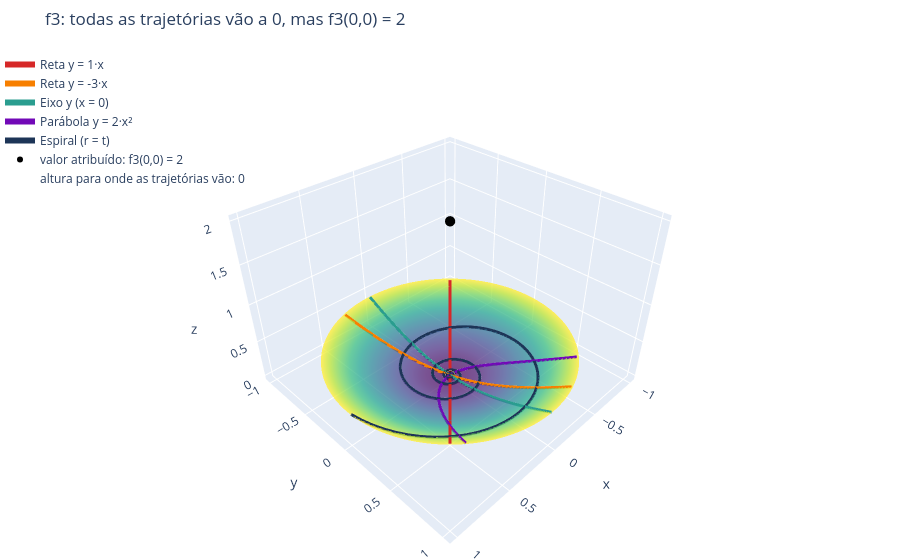

Write notebook code for a chart like this one.
### Markdown cell above
#### Análise na mão ✍️

**Passo 1: $f_3$ só depende da distância.** Com $r^2 = x^2 + y^2$:

$$f_3 = \frac{r^2}{\sqrt{r^2 + 1} + 1}$$

Não aparece $\theta$: a direção não importa, só a distância até a origem.

**Passo 2: retas, parábolas e espiral.** Basta saber o que acontece com $r^2$ em cada trajetória:

| Trajetória | $r^2 = x(t)^2 + y(t)^2$ | quando $t \to 0$ |
|:---:|:---:|:---:|
| reta $y = mx$ | $(1 + m^2)\,t^2$ | $\to 0$ |
| eixo $y$ | $t^2$ | $\to 0$ |
| parábola $y = kx^2$ | $t^2 + k^2t^4$ | $\to 0$ |
| parábola $x = ky^2$ | $k^2t^4 + t^2$ | $\to 0$ |
| espiral | $t^2$ | $\to 0$ |

Em todos os casos o numerador vai a 0 e o denominador vai a $\sqrt{0 + 1} + 1 = 2$, então

$$f_3(\gamma(t)) \to \frac{0}{2} = 0$$

**Passo 3: uma forma mais simples (racionalização).** Multiplicando numerador e denominador por $\sqrt{r^2 + 1} - 1$:

$$f_3 = \frac{r^2\,\big(\sqrt{r^2+1} - 1\big)}{\big(\sqrt{r^2+1}+1\big)\big(\sqrt{r^2+1}-1\big)} = \frac{r^2\,\big(\sqrt{r^2+1} - 1\big)}{(r^2 + 1) - 1} = \sqrt{r^2 + 1} - 1, \qquad r \ne 0$$

Nessa forma é ainda mais direto: quando $r \to 0$, $f_3 \to \sqrt{1} - 1 = 0$.

**Passo 4: o que esperar.** Todas as trajetórias levam à altura **0**. Mas o valor atribuído é $f_3(0,0) = 2 \ne 0$. O item 1 já mostra esse **descompasso**; a conclusão sobre continuidade fica para o item 4.

**Superfície esperada.** $z = \sqrt{r^2 + 1} - 1$ é uma **tigela** que cresce suavemente a partir de $(0,0,0)$ (para $r$ pequeno, $z \approx r^2/2$, quase um paraboloide). Ela é a folha de cima do hiperboloide $(z+1)^2 - r^2 = 1$, deslocada 1 unidade para baixo. No fundo da tigela, $(0,0,0)$, há um **"buraco"**: a função na origem vale 2, um ponto isolado **flutuando acima** da superfície.

### Code cell
# 💻 f3: superfície e trajetórias fixas (arraste para girar)
CASOS_F3 = [
    ('Reta y = m·x',      1.0,  '#d62828'),
    ('Reta y = m·x',     -3.0,  '#f77f00'),
    ('Eixo y (x = 0)',    0,    '#2a9d8f'),
    ('Parábola y = k·x²', 2.0,  '#7209b7'),
    ('Espiral (r = t)',   0,    '#1d3557'),
]
# Bolinha aberta em (0,0,0): para onde as trajetórias apontam (e que NÃO é o valor da função)
buraco = go.Scatter3d(x=[0], y=[0], z=[0], mode='markers',
                      marker=dict(color='white', size=6, symbol='circle-open', line=dict(color='black', width=3)),
                      name='altura para onde as trajetórias vão: 0')
mostrar_trajetorias('f3', CASOS_F3, 'f3: todas as trajetórias vão a 0, mas f3(0,0) = 2', extras=[buraco])

### Figure 1 — Plotly figure (JSON) as saved in the notebook; plotly's stock layout.template omitted (floating-point values rounded to 4 significant figures; data arrays with more than 128 entries replaced by an {"elided": "..."} marker saying what was removed)
{"data": [{"colorscale": [[0, "#440154"], [0.1111, "#482878"], [0.2222, "#3e4989"], [0.3333, "#31688e"], [0.4444, "#26828e"], [0.5556, "#1f9e89"], [0.6667, "#35b779"], [0.7778, "#6ece58"], [0.8889, "#b5de2b"], [1, "#fde725"]], "hovertemplate": "x=%{x:.3f}<br>y=%{y:.3f}<br>z=%{z:.4f}", "name": "z = f(x,y)", "opacity": 0.75, "showscale": false, "type": "surface", "x": {"elided": "145x90 float values"}, "y": {"elided": "145x90 float values"}, "z": {"elided": "145x90 float values"}}, {"line": {"color": "#d62828", "width": 6}, "mode": "lines", "name": "Reta y = 1·x", "type": "scatter3d", "x": {"elided": "1402 float values"}, "y": {"elided": "1402 float values"}, "z": {"elided": "1402 float values"}}, {"line": {"color": "#f77f00", "width": 6}, "mode": "lines", "name": "Reta y = -3·x", "type": "scatter3d", "x": {"elided": "1402 float values"}, "y": {"elided": "1402 float values"}, "z": {"elided": "1402 float values"}}, {"line": {"color": "#2a9d8f", "width": 6}, "mode": "lines", "name": "Eixo y (x = 0)", "type": "scatter3d", "x": {"elided": "1402 int values"}, "y": {"elided": "1402 float values"}, "z": {"elided": "1402 float values"}}, {"line": {"color": "#7209b7", "width": 6}, "mode": "lines", "name": "Parábola y = 2·x²", "type": "scatter3d", "x": {"elided": "1402 float values"}, "y": {"elided": "1402 float values"}, "z": {"elided": "1402 float values"}}, {"line": {"color": "#1d3557", "width": 6}, "mode": "lines", "name": "Espiral (r = t)", "type": "scatter3d", "x": {"elided": "701 float values"}, "y": {"elided": "701 float values"}, "z": {"elided": "701 float values"}}, {"marker": {"color": "black", "size": 6}, "mode": "markers", "name": "valor atribuído: f3(0,0) = 2", "type": "scatter3d", "x": [0], "y": [0], "z": [2]}, {"marker": {"color": "white", "line": {"color": "black", "width": 3}, "size": 6, "symbol": "circle-open"}, "mode": "markers", "name": "altura para onde as trajetórias vão: 0", "type": "scatter3d", "x": [0], "y": [0], "z": [0]}], "layout": {"height": 560, "legend": {"bgcolor": "rgba(255,255,255,0.7)", "x": 0, "y": 1}, "margin": {"b": 0, "l": 0, "r": 0, "t": 50}, "scene": {"aspectmode": "manual", "aspectratio": {"x": 1, "y": 1, "z": 0.7}, "xaxis": {"title": {"text": "x"}}, "yaxis": {"title": {"text": "y"}}, "zaxis": {"title": {"text": "z"}}}, "title": {"text": "f3: todas as trajetórias vão a 0, mas f3(0,0) = 2"}}}
